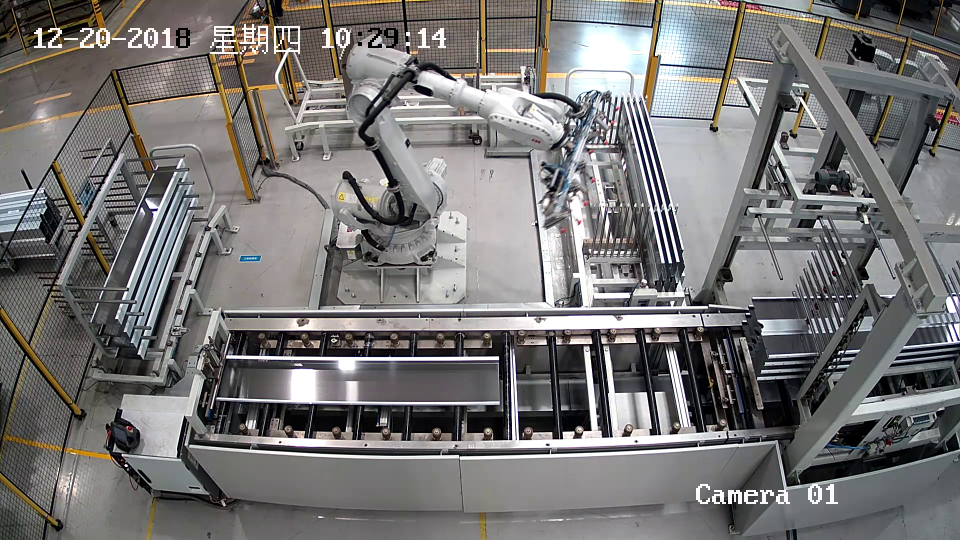
#> input picture right/img2018-12-20-10-18-55.png, 1920 x 1080 px (shown at 1/2 size); its folder holds only this picture in this run
$ python xiaochu.py
#> lines starting #> are read from the running program, lines starting #| are printed output that depends on the picture
import cv2
import os
import numpy as np

# [58 lines left out: functions classify_aHash, classify_pHash, getHash, Hamming_distance, gamma_trans, not called in this run]

if __name__ == '__main__':

    list = []
    a = {}
    path = "right"
    for i in os.walk(path):
        list.append(i)

    print(len(list[0][2]))

    for i, j in enumerate(list[0][2]):

        a[i] = j
        print(i, j)


    for i in range(0, len(list[0][2])):

        if os.path.exists('right/' + str(a[i])):
            img1 = cv2.imread('right/' + str(a[i]))
#> img1 is the input picture: shape (1080, 1920, 3); mean B, G, R 115.9, 116.3, 118
            img1 = img1[260:340, 1010:1110]
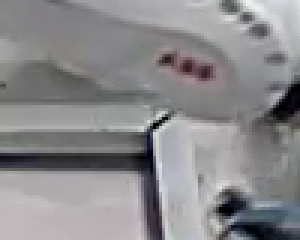
#> img1: shape (80, 100, 3) (shown 3 times larger); mean B, G, R 139.5, 137.3, 138.3
        else:
            continue
        for j in range(i + 1, len(list[0][2])-1):

            if os.path.exists('right/' + str(a[j])):
                img2 = cv2.imread('right/' + str(a[j]))
                img2 = img2[260:340, 1010:1110]
            else:
                continue
            degree = classify_aHash(img1, img2)
            if degree <= 7:
                 os.remove('right/' + str(a[j]))
                 print(i, j)
